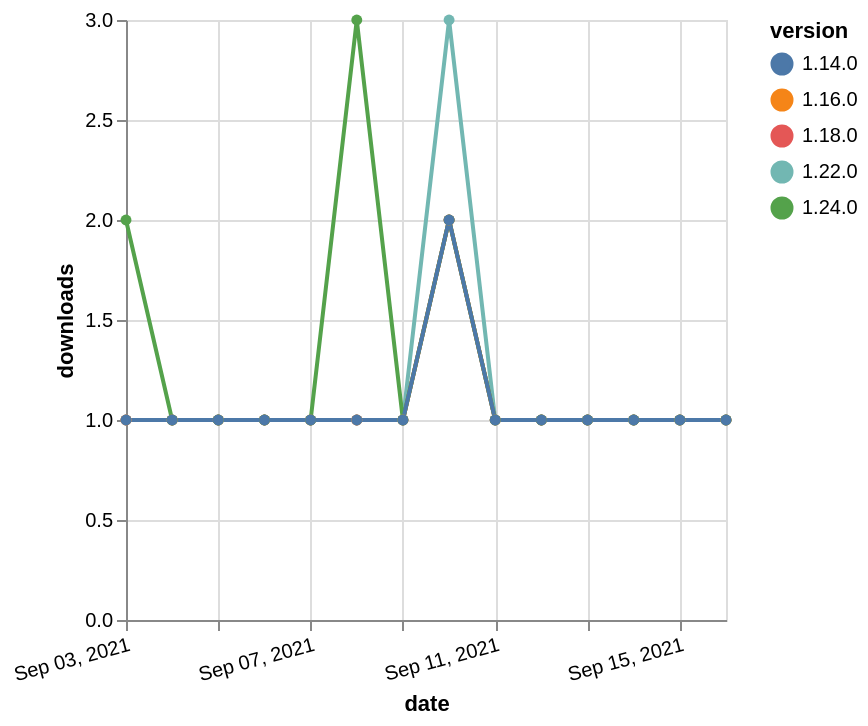

The specification (Vega-Lite) saved for this image:
### Vega-Lite specification from a JSON file in a GitHub repository (floating-point values rounded to 4 significant figures)
{"$schema": "https://vega.github.io/schema/vega-lite/v5.json", "description": "A simple bar chart with embedded data.", "data": {"values": [{"date": "2021-09-03", "total": 190, "delta": 1, "version": "1.18.0"}, {"date": "2021-09-04", "total": 191, "delta": 1, "version": "1.18.0"}, {"date": "2021-09-05", "total": 192, "delta": 1, "version": "1.18.0"}, {"date": "2021-09-06", "total": 193, "delta": 1, "version": "1.18.0"}, {"date": "2021-09-07", "total": 194, "delta": 1, "version": "1.18.0"}, {"date": "2021-09-08", "total": 195, "delta": 1, "version": "1.18.0"}, {"date": "2021-09-09", "total": 196, "delta": 1, "version": "1.18.0"}, {"date": "2021-09-10", "total": 198, "delta": 2, "version": "1.18.0"}, {"date": "2021-09-11", "total": 199, "delta": 1, "version": "1.18.0"}, {"date": "2021-09-12", "total": 200, "delta": 1, "version": "1.18.0"}, {"date": "2021-09-13", "total": 201, "delta": 1, "version": "1.18.0"}, {"date": "2021-09-14", "total": 202, "delta": 1, "version": "1.18.0"}, {"date": "2021-09-15", "total": 203, "delta": 1, "version": "1.18.0"}, {"date": "2021-09-16", "total": 204, "delta": 1, "version": "1.18.0"}, {"date": "2021-09-03", "total": 201, "delta": 1, "version": "1.22.0"}, {"date": "2021-09-04", "total": 202, "delta": 1, "version": "1.22.0"}, {"date": "2021-09-05", "total": 203, "delta": 1, "version": "1.22.0"}, {"date": "2021-09-06", "total": 204, "delta": 1, "version": "1.22.0"}, {"date": "2021-09-07", "total": 205, "delta": 1, "version": "1.22.0"}, {"date": "2021-09-08", "total": 206, "delta": 1, "version": "1.22.0"}, {"date": "2021-09-09", "total": 207, "delta": 1, "version": "1.22.0"}, {"date": "2021-09-10", "total": 210, "delta": 3, "version": "1.22.0"}, {"date": "2021-09-11", "total": 211, "delta": 1, "version": "1.22.0"}, {"date": "2021-09-12", "total": 212, "delta": 1, "version": "1.22.0"}, {"date": "2021-09-13", "total": 213, "delta": 1, "version": "1.22.0"}, {"date": "2021-09-14", "total": 214, "delta": 1, "version": "1.22.0"}, {"date": "2021-09-15", "total": 215, "delta": 1, "version": "1.22.0"}, {"date": "2021-09-16", "total": 216, "delta": 1, "version": "1.22.0"}, {"date": "2021-09-03", "total": 196, "delta": 1, "version": "1.16.0"}, {"date": "2021-09-04", "total": 197, "delta": 1, "version": "1.16.0"}, {"date": "2021-09-05", "total": 198, "delta": 1, "version": "1.16.0"}, {"date": "2021-09-06", "total": 199, "delta": 1, "version": "1.16.0"}, {"date": "2021-09-07", "total": 200, "delta": 1, "version": "1.16.0"}, {"date": "2021-09-08", "total": 201, "delta": 1, "version": "1.16.0"}, {"date": "2021-09-09", "total": 202, "delta": 1, "version": "1.16.0"}, {"date": "2021-09-10", "total": 204, "delta": 2, "version": "1.16.0"}, {"date": "2021-09-11", "total": 205, "delta": 1, "version": "1.16.0"}, {"date": "2021-09-12", "total": 206, "delta": 1, "version": "1.16.0"}, {"date": "2021-09-13", "total": 207, "delta": 1, "version": "1.16.0"}, {"date": "2021-09-14", "total": 208, "delta": 1, "version": "1.16.0"}, {"date": "2021-09-15", "total": 209, "delta": 1, "version": "1.16.0"}, {"date": "2021-09-16", "total": 210, "delta": 1, "version": "1.16.0"}, {"date": "2021-09-03", "total": 127, "delta": 2, "version": "1.24.0"}, {"date": "2021-09-04", "total": 128, "delta": 1, "version": "1.24.0"}, {"date": "2021-09-05", "total": 129, "delta": 1, "version": "1.24.0"}, {"date": "2021-09-06", "total": 130, "delta": 1, "version": "1.24.0"}, {"date": "2021-09-07", "total": 131, "delta": 1, "version": "1.24.0"}, {"date": "2021-09-08", "total": 134, "delta": 3, "version": "1.24.0"}, {"date": "2021-09-09", "total": 135, "delta": 1, "version": "1.24.0"}, {"date": "2021-09-10", "total": 137, "delta": 2, "version": "1.24.0"}, {"date": "2021-09-11", "total": 138, "delta": 1, "version": "1.24.0"}, {"date": "2021-09-12", "total": 139, "delta": 1, "version": "1.24.0"}, {"date": "2021-09-13", "total": 140, "delta": 1, "version": "1.24.0"}, {"date": "2021-09-14", "total": 141, "delta": 1, "version": "1.24.0"}, {"date": "2021-09-15", "total": 142, "delta": 1, "version": "1.24.0"}, {"date": "2021-09-16", "total": 143, "delta": 1, "version": "1.24.0"}, {"date": "2021-09-03", "total": 250, "delta": 1, "version": "1.14.0"}, {"date": "2021-09-04", "total": 251, "delta": 1, "version": "1.14.0"}, {"date": "2021-09-05", "total": 252, "delta": 1, "version": "1.14.0"}, {"date": "2021-09-06", "total": 253, "delta": 1, "version": "1.14.0"}, {"date": "2021-09-07", "total": 254, "delta": 1, "version": "1.14.0"}, {"date": "2021-09-08", "total": 255, "delta": 1, "version": "1.14.0"}, {"date": "2021-09-09", "total": 256, "delta": 1, "version": "1.14.0"}, {"date": "2021-09-10", "total": 258, "delta": 2, "version": "1.14.0"}, {"date": "2021-09-11", "total": 259, "delta": 1, "version": "1.14.0"}, {"date": "2021-09-12", "total": 260, "delta": 1, "version": "1.14.0"}, {"date": "2021-09-13", "total": 261, "delta": 1, "version": "1.14.0"}, {"date": "2021-09-14", "total": 262, "delta": 1, "version": "1.14.0"}, {"date": "2021-09-15", "total": 263, "delta": 1, "version": "1.14.0"}, {"date": "2021-09-16", "total": 264, "delta": 1, "version": "1.14.0"}]}, "width": "container", "mark": {"type": "line", "point": {"filled": true}}, "encoding": {"x": {"field": "date", "type": "temporal", "timeUnit": "yearmonthdate", "title": "date", "axis": {"labelAngle": -15}}, "y": {"field": "delta", "type": "quantitative", "title": "downloads"}, "color": {"field": "version", "type": "nominal"}, "tooltip": {"field": "delta"}}}
